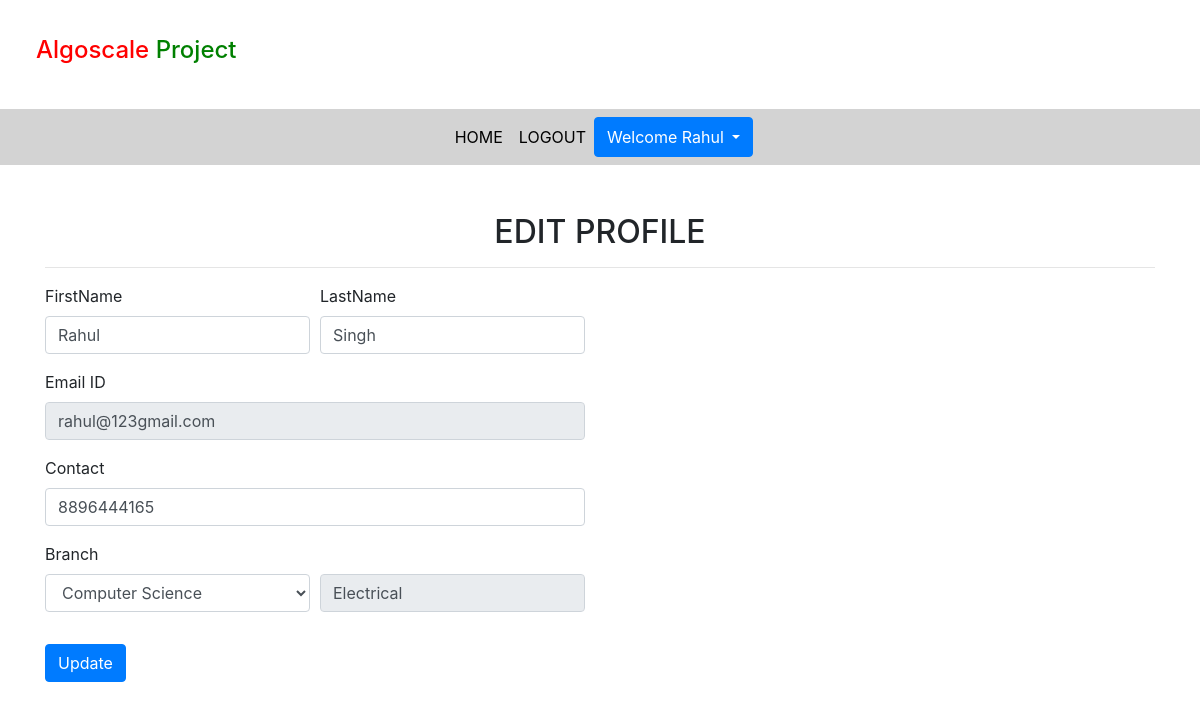
The app's page /edit_profile (signed in) with its own data.
### notes/models.py (models this page shows, shortened)
class Signup(models.Model):
    user = models.ForeignKey(User,on_delete=models.CASCADE)
    contact = models.CharField(max_length=10, null=True)
    branch = models.CharField(max_length=30)
    role = models.CharField(max_length=15)

### notes/views.py (the view, shortened to what this page needs)
# urls.py: path('edit_profile',views.edit_profile,name='edit_profile'),
def edit_profile(request):
    if not request.user.is_authenticated:
        return redirect('login')
    error = False
    user = User.objects.get(id=request.user.id)
    data = Signup.objects.get(user = user)
    d = {'data':data,'user':user, 'error':error}
    return render(request, 'edit_profile.html', d)

### notes/templates/edit_profile.html (shortened to what this page needs)
{% extends 'usernavigation.html' %}
{% load static %}
{% block body %}
<div class="container mt-5">
    <h2 class="text-center"> EDIT PROFILE</h2>
    <hr>
    <div class="row">
        <div class="col-sm-6">
        <form method="post">
            <div class="form-row">
                <div class="form-group col-md-6">
                    <label>FirstName</label>
                    <input type="text" class="form-control" value="{{data.user.first_name}}" name="firstname">
                </div>
                <div class="form-group col-md-6">
                    <label>LastName</label>
                    <input type="text" class="form-control" value="{{data.user.last_name}}" name="lastname">
                </div>
            </div>
            <div class="form-row">
                <div class="form-group col-md-12">
                    <label>Email ID</label>
                    <input type="text" class="form-control" value="{{data.user.username}}" name="emailid" readonly>
                </div>
            </div>
            <div class="form-row">
                <div class="form-group col-md-12">
                    <label>Contact</label>
                    <input  class="form-control" value="{{data.contact}}" name="contact">
                </div>
            </div>
            <div class="form-row">
                <div class="form-group col-md-6">
                    <label>Branch</label>
                    <select  class="form-control"  name="branch">
                        <option value="Computer Science">Computer Science</option>
                    </select>
                </div>
                <div class="form-group col-md-6 mt-2">
                    <br>
                    <input type="text" value="{{data.branch}}" class="form-control" readonly>
                </div>
            </div>
            <input type="submit" value="Update" class="btn btn-primary mt-3">
        </form>
        </div>
    </div>
</div>
{%  endblock %}

### notes/templates/usernavigation.html (shortened to what this page needs)
<!DOCTYPE html>
<html lang="en">
<head>
  {% load static %}
  <link rel="stylesheet" href="https://maxcdn.bootstrapcdn.com/bootstrap/4.3.1/css/bootstrap.min.css">
  <link rel="stylesheet" href="https://use.fontawesome.com/releases/v5.6.3/css/all.css">
  <link rel="stylesheet" href="{%  static 'css/mystyle.css' %}">
</head>
  <body>
      <h4 style="padding: 3%;"><span style="color: red;">Algoscale</span> <span style="color: green;">Project</span></h4>
         <nav class="navbar navbar-expand-sm justify-content-center" style="background-color:lightgrey;">
             <ul class='navbar-nav'>
                 <li class="navbar-item">
                     <a class="nav-link" href="{% url 'profile' %}">HOME</a>
                 </li>
                <li class="navbar-item">
                    <a class="nav-link" href="{% url 'logout' %}">LOGOUT</a>
                </li>
                <div class="btn-group">
                    <button type="button" class="btn btn-primary dropdown-toggle" data-toggle="dropdown">Welcome {{request.user.first_name}}</button>
                </div>
             </ul>
         </nav>
</body>
</html>
{% block  body %}
{% endblock %}

### notes/static/css/mystyle.css (style rules this page uses)
.nav-link { color:black; }

### records on screen
Signup: firstname "Rahul", lastname "Singh", emailid "rahul@123gmail.com", contact "8896444165", branch "Electrical"

### other values on screen
{{ request.user.first_name }} "Rahul"
